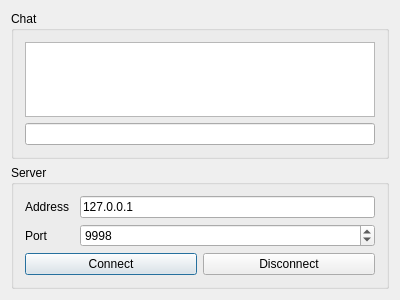
<?xml version="1.0" encoding="UTF-8"?>
<ui version="4.0">
 <class>View</class>
 <widget class="QDialog" name="View">
  <property name="geometry">
   <rect>
    <x>0</x>
    <y>0</y>
    <width>400</width>
    <height>300</height>
   </rect>
  </property>
  <property name="windowTitle">
   <string>RChat</string>
  </property>
  <layout class="QVBoxLayout" name="verticalLayout_2">
   <item>
    <widget class="QGroupBox" name="groupBox">
     <property name="title">
      <string>Chat</string>
     </property>
     <layout class="QVBoxLayout" name="verticalLayout_3">
      <item>
       <widget class="QTextEdit" name="teConversation">
        <property name="readOnly">
         <bool>true</bool>
        </property>
       </widget>
      </item>
      <item>
       <widget class="QLineEdit" name="leSay"/>
      </item>
     </layout>
    </widget>
   </item>
   <item>
    <widget class="QGroupBox" name="groupBox_2">
     <property name="title">
      <string>Server</string>
     </property>
     <layout class="QVBoxLayout" name="verticalLayout">
      <item>
       <layout class="QHBoxLayout" name="layout" stretch="1,6">
        <item>
         <widget class="QLabel" name="label">
          <property name="text">
           <string>Address</string>
          </property>
         </widget>
        </item>
        <item>
         <widget class="QLineEdit" name="leAddress">
          <property name="text">
           <string>127.0.0.1</string>
          </property>
         </widget>
        </item>
       </layout>
      </item>
      <item>
       <layout class="QHBoxLayout" name="horizontalLayout" stretch="1,6">
        <item>
         <widget class="QLabel" name="label_2">
          <property name="text">
           <string>Port</string>
          </property>
         </widget>
        </item>
        <item>
         <widget class="QSpinBox" name="sbPort">
          <property name="minimum">
           <number>1</number>
          </property>
          <property name="maximum">
           <number>65535</number>
          </property>
          <property name="value">
           <number>9998</number>
          </property>
         </widget>
        </item>
       </layout>
      </item>
      <item>
       <layout class="QHBoxLayout" name="horizontalLayout_2">
        <item>
         <widget class="QPushButton" name="pbConnect">
          <property name="text">
           <string>Connect</string>
          </property>
         </widget>
        </item>
        <item>
         <widget class="QPushButton" name="pbDisconnect">
          <property name="text">
           <string>Disconnect</string>
          </property>
         </widget>
        </item>
       </layout>
      </item>
     </layout>
    </widget>
   </item>
  </layout>
 </widget>
 <layoutdefault spacing="6" margin="11"/>
 <resources/>
 <connections/>
</ui>
